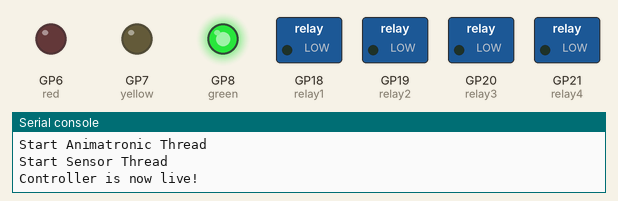
Simulated run of this program. Board: Raspberry Pi Pico running MicroPython. Parts: switched loads named in the program (green lamp = pin HIGH), output pins drawn as LEDs (lit = HIGH), the last lines printed to the serial console. Threads take turns every 2 ms.

Above: at 24.03 s.
At 29.0 s:
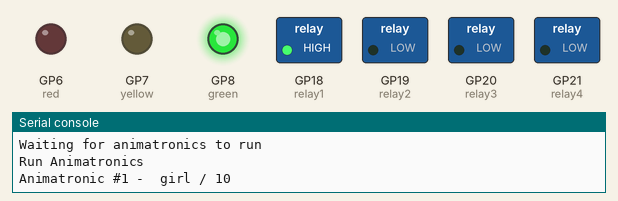
At 39.0 s:
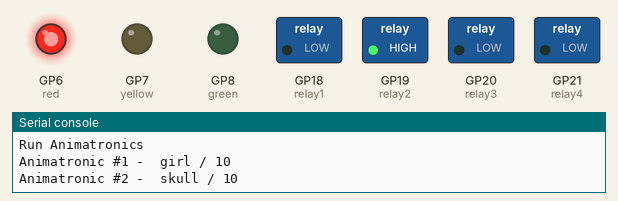
At 49.0 s:
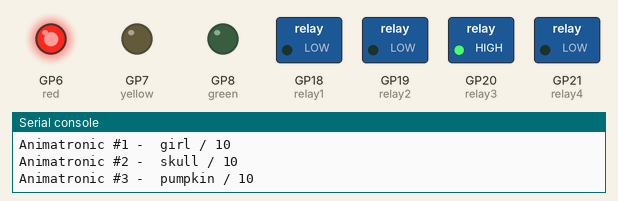
At 59.0 s:
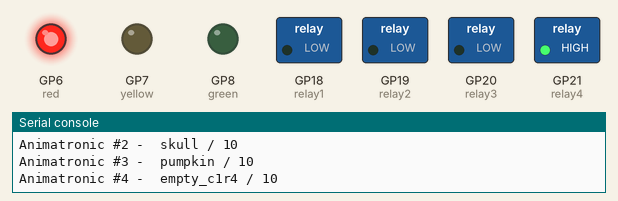
Timing chart, 0 to 70.1 s (numbered marks = the images above):
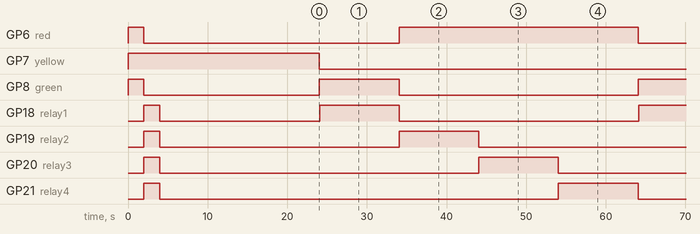

The program:

halloween_pico_code_rev5.py
```python
#
# Halloween Animatronic Automation System
# This code is using both cores of a Pico or Pico W. Core 1 is running a sensor thread for the KY-008 laser
# detector via a DaFuRui 5V Relay board. The relay connects to pin14 on the Pico. When someone breaks the
# beam between the ky-008 laser and detector it trips the relay which activates the p14 on Pico.
# Then the core_1 kicks off and turns on each of the four SB Components Pico Relay Board (a really cool board!!!)
# in series with a sleep between each relay to let the animatronic play.
#
# This code also controller an stop light LED board do show status of the controller during boot (yellow),
# green when waiting for someone to trip the laster and then red once the animatronics start running.
#
# it supports 6 controllers by configuring the animatronics in the animatronicCfg List
#
# plan it select which controller id via dipswitch but find a way to mount that on a case is problematic.
#
#
codeRev="5"
codeDate="18 Oct 2025"

from machine import Pin, lightsleep, PWM
import _thread
import time, utime

# configure controller/animatronics pairing
#
#  this is design for our maze which have 6 raspberry pico controllers.
#
# cxr1 is controller #, relay #
Controller1_ID=""
Controller2_ID=""
Controller3_ID=""
Controller4_ID=""
Controller5_ID=""
Controller6_ID="E6614104034B2730"
Controller7_ID="E66358986366412B"
animatronicsCfg = [['girl',10, 'skull',10,'pumpkin',10,'empty_c1r4',10],
                    ['empty_c2r1]',1, 'empty_c2r2',1,'empty_c2r3',1,'empty_c2r4',1],
                    ['empty_c3r1]',1, 'empty_c2r2',1,'empty_c3r3',1,'empty_c3r4',1],
                    ['empty_c4r1]',1, 'empty_c2r2',1,'empty_c4r3',1,'empty_c4r4',1],
                    ['empty_c5r1]',1, 'empty_c2r2',1,'empty_c5r3',1,'empty_c5r4',1],
                    ['empty_c6r1]',1, 'empty_c2r2',1,'empty_c6r3',1,'empty_c6r4',1]]

# change this to reflect which controller above in the list that this instance is supporting
controllerNumber=1

#
# longest time period of the 4 animatronics. this is used during boot up to make sure
# all animatronics would and are in steady state before transitioning into sensor mode
#
animatronicsInitialDelay=20

# initialize pins for relays (animatronics)
relay1 = Pin(18, Pin.OUT)
relay2 = Pin(19, Pin.OUT)
relay3 = Pin(20, Pin.OUT)
relay4 = Pin(21, Pin.OUT)

# Initialize pins for LEDs
red = PWM(Pin(6), freq=1000)  #  red LED
yellow = PWM(Pin(7), freq=1000)  #  yellow LED
green = PWM(Pin(8), freq=1000)  # green LED

# sensor Pin
sensorPin = Pin(14,Pin.IN, Pin.PULL_UP)

#
# initialize pins for dip switch - currently not used
#
dipSwitchPin1 = Pin(10, Pin.IN,Pin.PULL_UP)
dipSwitchPin2 = Pin(11, Pin.IN,Pin.PULL_UP)
dipSwitchPin3 = Pin(12, Pin.IN,Pin.PULL_UP)
dipSwitchPin4 = Pin(13, Pin.IN,Pin.PULL_UP)

# thread syncronization global variable
runAnimatronic=False

#enable debugging
debug=True
debug2=False


# Function to set the brightness of an LED (0-100%)
def set_brightness(led, brightness):
    if brightness < 0 or brightness > 100:
        raise ValueError("Brightness should be between 0 and 100")
    led.duty_u16(int(brightness / 100 * 65535))


def allOn():
    relay1.value(1)
    relay2.value(1)
    relay3.value(1)
    relay4.value(1)


def allOff():
    relay1.value(0)
    relay2.value(0)
    relay3.value(0)
    relay4.value(0)

def picoID():
    id = ""
    for b in machine.unique_id():
      id += "{:02X}".format(b)
    return(id)

def sensorThread():
    global runAnimatronic
    global sensorPin
    c=0
    set_brightness(green, 100)
    set_brightness(red, 0)

    while True:
        #utime.sleep(20) #remove before use
        if debug2: print("count=",c," sensor/pin_14=",sensorPin.value())
        lightsleep(50)
        c = c + 1
        if sensorPin.value() == 1:
            if debug: print("Waiting for animatronics to run")
            runAnimatronic=True
            while runAnimatronic == True:
                pass
            set_brightness(green, 100)
            if debug: print("Waiting for sensor detection")
        else:
            pass

def animatronicThread():
    global runAnimatronic
    while True:


        while runAnimatronic == False:
            pass

        if debug: print("Run Animatronics")

        if debug: print("Animatronic #1 - ",animatronicsCfg[controllerNumber-1][0],"/",animatronicsCfg[controllerNumber-1][1])
        relay1.toggle()
        utime.sleep(animatronicsCfg[controllerNumber-1][1])
        #
        # at the end of animatronic #1 turn light to red
        set_brightness(red, 100)
        set_brightness(green, 0)
        allOff()

        if debug: print("Animatronic #2 - ",animatronicsCfg[controllerNumber-1][2],"/",animatronicsCfg[controllerNumber-1][3])
        relay2.toggle()
        utime.sleep(animatronicsCfg[controllerNumber-1][3])
        allOff()

        if debug: print("Animatronic #3 - ",animatronicsCfg[controllerNumber-1][4],"/",animatronicsCfg[controllerNumber-1][5])
        relay3.toggle()
        utime.sleep(animatronicsCfg[controllerNumber-1][5])
        allOff()

        if debug: print("Animatronic #4 - ",animatronicsCfg[controllerNumber-1][6],"/",animatronicsCfg[controllerNumber-1][7])
        relay4.toggle()
        utime.sleep(animatronicsCfg[controllerNumber-1][7])

        allOff()
        set_brightness(red, 0)
        if debug: print("Animatronics Run Done")
        runAnimatronic=False


if debug: print("Initializing System, please wait...")
if debug: print("Code Rev: ",codeRev," Code Date: ",codeDate)
if debug: print("Controller Number=",controllerNumber)
if debug: print("Animatronics Configured=",animatronicsCfg[controllerNumber-1])
if debug: print("Sensor Pin Current Value=",sensorPin.value())
if debug: print("Pico's Unique ID=",picoID())
set_brightness(green, 100)
set_brightness(yellow, 100)
set_brightness(red, 100)
utime.sleep(2)
set_brightness(green, 0)
set_brightness(red, 0)
if debug: print("All Animatronics will activate to verify function")
allOff()
allOn()
utime.sleep(2)
allOff()
sensorPin.value(0)
runAnimatronic=False
utime.sleep(animatronicsInitialDelay)
set_brightness(yellow, 0)

set_brightness(green, 100)
if debug: print("Start Animatronic Thread")
animatronic = _thread.start_new_thread(animatronicThread,())
if debug: print("Start Sensor Thread")
if debug: print("Controller is now live!")
sensorThread()

allOff()
                                                                                 
```

Measured:
- by itself, GP6 (red): repeats every 40.1 s: HIGH 30.0 s, LOW 10.1 s
- by itself, GP8 (green): repeats every 40.1 s: HIGH 10.1 s, LOW 30.0 s
- by itself, GP18 (relay1), GP20 (relay3): repeats every 40.1 s: HIGH 10.0 s, LOW 30.1 s
- by itself, GP19 (relay2): alternates HIGH for 10.0 s and LOW for 30.1 s
- by itself, GP21 (relay4): goes LOW 50.1 s, HIGH 10.0 s, LOW 30.1 s, HIGH 10.0 s, then LOW
